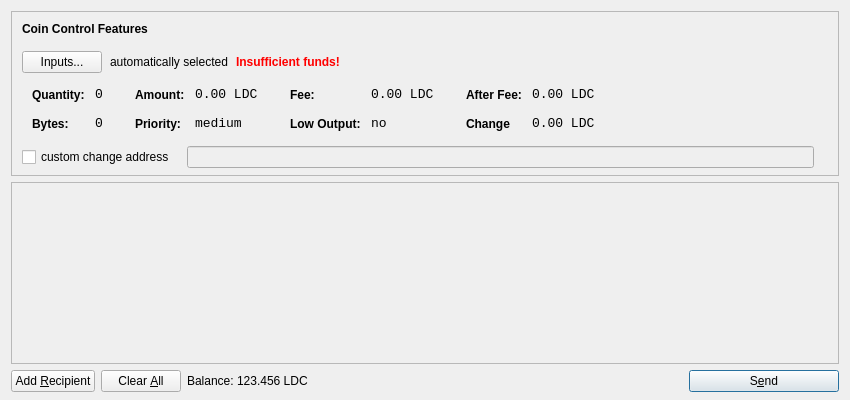
<?xml version="1.0" encoding="UTF-8"?>
<ui version="4.0">
 <class>SendCoinsDialog</class>
 <widget class="QDialog" name="SendCoinsDialog">
  <property name="geometry">
   <rect>
    <x>0</x>
    <y>0</y>
    <width>850</width>
    <height>400</height>
   </rect>
  </property>
  <property name="windowTitle">
   <string>Send Coins</string>
  </property>
  <layout class="QVBoxLayout" name="verticalLayout" stretch="0,1,0">
   <property name="bottomMargin">
    <number>8</number>
   </property>
   <item>
    <widget class="QFrame" name="frameCoinControl">
     <property name="sizePolicy">
      <sizepolicy hsizetype="Expanding" vsizetype="Expanding">
       <horstretch>0</horstretch>
       <verstretch>0</verstretch>
      </sizepolicy>
     </property>
     <property name="maximumSize">
      <size>
       <width>16777215</width>
       <height>16777215</height>
      </size>
     </property>
     <property name="frameShape">
      <enum>QFrame::StyledPanel</enum>
     </property>
     <property name="frameShadow">
      <enum>QFrame::Sunken</enum>
     </property>
     <layout class="QVBoxLayout" name="verticalLayoutCoinControl2">
      <property name="spacing">
       <number>-1</number>
      </property>
      <property name="leftMargin">
       <number>0</number>
      </property>
      <property name="topMargin">
       <number>0</number>
      </property>
      <property name="rightMargin">
       <number>0</number>
      </property>
      <property name="bottomMargin">
       <number>6</number>
      </property>
      <item>
       <layout class="QVBoxLayout" name="verticalLayoutCoinControl" stretch="0,0,0,0,1">
        <property name="spacing">
         <number>0</number>
        </property>
        <property name="leftMargin">
         <number>10</number>
        </property>
        <property name="topMargin">
         <number>10</number>
        </property>
        <item>
         <layout class="QHBoxLayout" name="horizontalLayoutCoinControl1">
          <property name="bottomMargin">
           <number>15</number>
          </property>
          <item>
           <widget class="QLabel" name="labelCoinControlFeatures">
            <property name="sizePolicy">
             <sizepolicy hsizetype="Preferred" vsizetype="Maximum">
              <horstretch>0</horstretch>
              <verstretch>0</verstretch>
             </sizepolicy>
            </property>
            <property name="font">
             <font>
              <weight>75</weight>
              <bold>true</bold>
             </font>
            </property>
            <property name="styleSheet">
             <string notr="true">font-weight:bold;</string>
            </property>
            <property name="text">
             <string>Coin Control Features</string>
            </property>
           </widget>
          </item>
         </layout>
        </item>
        <item>
         <layout class="QHBoxLayout" name="horizontalLayoutCoinControl2" stretch="0,0,0,0">
          <property name="spacing">
           <number>8</number>
          </property>
          <property name="bottomMargin">
           <number>10</number>
          </property>
          <item>
           <widget class="QPushButton" name="pushButtonCoinControl">
            <property name="styleSheet">
             <string notr="true"/>
            </property>
            <property name="text">
             <string>Inputs...</string>
            </property>
           </widget>
          </item>
          <item>
           <widget class="QLabel" name="labelCoinControlAutomaticallySelected">
            <property name="text">
             <string>automatically selected</string>
            </property>
            <property name="margin">
             <number>5</number>
            </property>
           </widget>
          </item>
          <item>
           <widget class="QLabel" name="labelCoinControlInsuffFunds">
            <property name="font">
             <font>
              <weight>75</weight>
              <bold>true</bold>
             </font>
            </property>
            <property name="styleSheet">
             <string notr="true">color:red;font-weight:bold;</string>
            </property>
            <property name="text">
             <string>Insufficient funds!</string>
            </property>
            <property name="margin">
             <number>5</number>
            </property>
           </widget>
          </item>
          <item>
           <spacer name="horizontalSpacerCoinControl">
            <property name="orientation">
             <enum>Qt::Horizontal</enum>
            </property>
            <property name="sizeHint" stdset="0">
             <size>
              <width>40</width>
              <height>1</height>
             </size>
            </property>
           </spacer>
          </item>
         </layout>
        </item>
        <item>
         <widget class="QWidget" name="widgetCoinControl" native="true">
          <property name="sizePolicy">
           <sizepolicy hsizetype="Preferred" vsizetype="Preferred">
            <horstretch>0</horstretch>
            <verstretch>0</verstretch>
           </sizepolicy>
          </property>
          <property name="minimumSize">
           <size>
            <width>0</width>
            <height>0</height>
           </size>
          </property>
          <property name="styleSheet">
           <string notr="true"/>
          </property>
          <layout class="QHBoxLayout" name="horizontalLayoutCoinControl5">
           <property name="margin">
            <number>0</number>
           </property>
           <item>
            <layout class="QHBoxLayout" name="horizontalLayoutCoinControl3" stretch="0,0,0,1">
             <property name="spacing">
              <number>20</number>
             </property>
             <property name="topMargin">
              <number>0</number>
             </property>
             <property name="bottomMargin">
              <number>10</number>
             </property>
             <item>
              <layout class="QFormLayout" name="formLayoutCoinControl1">
               <property name="horizontalSpacing">
                <number>10</number>
               </property>
               <property name="verticalSpacing">
                <number>14</number>
               </property>
               <property name="leftMargin">
                <number>10</number>
               </property>
               <property name="topMargin">
                <number>4</number>
               </property>
               <property name="rightMargin">
                <number>6</number>
               </property>
               <item row="0" column="0">
                <widget class="QLabel" name="labelCoinControlQuantityText">
                 <property name="styleSheet">
                  <string notr="true">font-weight:bold;</string>
                 </property>
                 <property name="text">
                  <string>Quantity:</string>
                 </property>
                 <property name="margin">
                  <number>0</number>
                 </property>
                </widget>
               </item>
               <item row="0" column="1">
                <widget class="QLabel" name="labelCoinControlQuantity">
                 <property name="font">
                  <font>
                   <family>Monospace</family>
                   <pointsize>10</pointsize>
                  </font>
                 </property>
                 <property name="cursor">
                  <cursorShape>IBeamCursor</cursorShape>
                 </property>
                 <property name="contextMenuPolicy">
                  <enum>Qt::ActionsContextMenu</enum>
                 </property>
                 <property name="text">
                  <string>0</string>
                 </property>
                 <property name="margin">
                  <number>0</number>
                 </property>
                 <property name="textInteractionFlags">
                  <set>Qt::LinksAccessibleByMouse|Qt::TextSelectableByKeyboard|Qt::TextSelectableByMouse</set>
                 </property>
                </widget>
               </item>
               <item row="1" column="0">
                <widget class="QLabel" name="labelCoinControlBytesText">
                 <property name="styleSheet">
                  <string notr="true">font-weight:bold;</string>
                 </property>
                 <property name="text">
                  <string>Bytes:</string>
                 </property>
                </widget>
               </item>
               <item row="1" column="1">
                <widget class="QLabel" name="labelCoinControlBytes">
                 <property name="font">
                  <font>
                   <family>Monospace</family>
                   <pointsize>10</pointsize>
                  </font>
                 </property>
                 <property name="cursor">
                  <cursorShape>IBeamCursor</cursorShape>
                 </property>
                 <property name="contextMenuPolicy">
                  <enum>Qt::ActionsContextMenu</enum>
                 </property>
                 <property name="text">
                  <string>0</string>
                 </property>
                 <property name="textInteractionFlags">
                  <set>Qt::LinksAccessibleByMouse|Qt::TextSelectableByKeyboard|Qt::TextSelectableByMouse</set>
                 </property>
                </widget>
               </item>
              </layout>
             </item>
             <item>
              <layout class="QFormLayout" name="formLayoutCoinControl2">
               <property name="horizontalSpacing">
                <number>10</number>
               </property>
               <property name="verticalSpacing">
                <number>14</number>
               </property>
               <property name="leftMargin">
                <number>6</number>
               </property>
               <property name="topMargin">
                <number>4</number>
               </property>
               <property name="rightMargin">
                <number>6</number>
               </property>
               <item row="0" column="0">
                <widget class="QLabel" name="labelCoinControlAmountText">
                 <property name="styleSheet">
                  <string notr="true">font-weight:bold;</string>
                 </property>
                 <property name="text">
                  <string>Amount:</string>
                 </property>
                 <property name="margin">
                  <number>0</number>
                 </property>
                </widget>
               </item>
               <item row="0" column="1">
                <widget class="QLabel" name="labelCoinControlAmount">
                 <property name="font">
                  <font>
                   <family>Monospace</family>
                   <pointsize>10</pointsize>
                  </font>
                 </property>
                 <property name="cursor">
                  <cursorShape>IBeamCursor</cursorShape>
                 </property>
                 <property name="contextMenuPolicy">
                  <enum>Qt::ActionsContextMenu</enum>
                 </property>
                 <property name="text">
                  <string notr="true">0.00 LDC</string>
                 </property>
                 <property name="textInteractionFlags">
                  <set>Qt::LinksAccessibleByMouse|Qt::TextSelectableByKeyboard|Qt::TextSelectableByMouse</set>
                 </property>
                </widget>
               </item>
               <item row="1" column="0">
                <widget class="QLabel" name="labelCoinControlPriorityText">
                 <property name="styleSheet">
                  <string notr="true">font-weight:bold;</string>
                 </property>
                 <property name="text">
                  <string>Priority:</string>
                 </property>
                </widget>
               </item>
               <item row="1" column="1">
                <widget class="QLabel" name="labelCoinControlPriority">
                 <property name="font">
                  <font>
                   <family>Monospace</family>
                   <pointsize>10</pointsize>
                  </font>
                 </property>
                 <property name="cursor">
                  <cursorShape>IBeamCursor</cursorShape>
                 </property>
                 <property name="contextMenuPolicy">
                  <enum>Qt::ActionsContextMenu</enum>
                 </property>
                 <property name="text">
                  <string>medium</string>
                 </property>
                 <property name="textInteractionFlags">
                  <set>Qt::LinksAccessibleByMouse|Qt::TextSelectableByKeyboard|Qt::TextSelectableByMouse</set>
                 </property>
                </widget>
               </item>
              </layout>
             </item>
             <item>
              <layout class="QFormLayout" name="formLayoutCoinControl3">
               <property name="horizontalSpacing">
                <number>10</number>
               </property>
               <property name="verticalSpacing">
                <number>14</number>
               </property>
               <property name="leftMargin">
                <number>6</number>
               </property>
               <property name="topMargin">
                <number>4</number>
               </property>
               <property name="rightMargin">
                <number>6</number>
               </property>
               <item row="0" column="0">
                <widget class="QLabel" name="labelCoinControlFeeText">
                 <property name="styleSheet">
                  <string notr="true">font-weight:bold;</string>
                 </property>
                 <property name="text">
                  <string>Fee:</string>
                 </property>
                 <property name="margin">
                  <number>0</number>
                 </property>
                </widget>
               </item>
               <item row="0" column="1">
                <widget class="QLabel" name="labelCoinControlFee">
                 <property name="font">
                  <font>
                   <family>Monospace</family>
                   <pointsize>10</pointsize>
                  </font>
                 </property>
                 <property name="cursor">
                  <cursorShape>IBeamCursor</cursorShape>
                 </property>
                 <property name="contextMenuPolicy">
                  <enum>Qt::ActionsContextMenu</enum>
                 </property>
                 <property name="text">
                  <string notr="true">0.00 LDC</string>
                 </property>
                 <property name="textInteractionFlags">
                  <set>Qt::LinksAccessibleByMouse|Qt::TextSelectableByKeyboard|Qt::TextSelectableByMouse</set>
                 </property>
                </widget>
               </item>
               <item row="1" column="0">
                <widget class="QLabel" name="labelCoinControlLowOutputText">
                 <property name="styleSheet">
                  <string notr="true">font-weight:bold;</string>
                 </property>
                 <property name="text">
                  <string>Low Output:</string>
                 </property>
                </widget>
               </item>
               <item row="1" column="1">
                <widget class="QLabel" name="labelCoinControlLowOutput">
                 <property name="font">
                  <font>
                   <family>Monospace</family>
                   <pointsize>10</pointsize>
                  </font>
                 </property>
                 <property name="cursor">
                  <cursorShape>IBeamCursor</cursorShape>
                 </property>
                 <property name="contextMenuPolicy">
                  <enum>Qt::ActionsContextMenu</enum>
                 </property>
                 <property name="text">
                  <string>no</string>
                 </property>
                 <property name="textInteractionFlags">
                  <set>Qt::LinksAccessibleByMouse|Qt::TextSelectableByKeyboard|Qt::TextSelectableByMouse</set>
                 </property>
                </widget>
               </item>
              </layout>
             </item>
             <item>
              <layout class="QFormLayout" name="formLayoutCoinControl4">
               <property name="horizontalSpacing">
                <number>10</number>
               </property>
               <property name="verticalSpacing">
                <number>14</number>
               </property>
               <property name="leftMargin">
                <number>6</number>
               </property>
               <property name="topMargin">
                <number>4</number>
               </property>
               <property name="rightMargin">
                <number>6</number>
               </property>
               <item row="0" column="0">
                <widget class="QLabel" name="labelCoinControlAfterFeeText">
                 <property name="styleSheet">
                  <string notr="true">font-weight:bold;</string>
                 </property>
                 <property name="text">
                  <string>After Fee:</string>
                 </property>
                 <property name="margin">
                  <number>0</number>
                 </property>
                </widget>
               </item>
               <item row="0" column="1">
                <widget class="QLabel" name="labelCoinControlAfterFee">
                 <property name="font">
                  <font>
                   <family>Monospace</family>
                   <pointsize>10</pointsize>
                  </font>
                 </property>
                 <property name="cursor">
                  <cursorShape>IBeamCursor</cursorShape>
                 </property>
                 <property name="contextMenuPolicy">
                  <enum>Qt::ActionsContextMenu</enum>
                 </property>
                 <property name="text">
                  <string notr="true">0.00 LDC</string>
                 </property>
                 <property name="textInteractionFlags">
                  <set>Qt::LinksAccessibleByMouse|Qt::TextSelectableByKeyboard|Qt::TextSelectableByMouse</set>
                 </property>
                </widget>
               </item>
               <item row="1" column="0">
                <widget class="QLabel" name="labelCoinControlChangeText">
                 <property name="styleSheet">
                  <string notr="true">font-weight:bold;</string>
                 </property>
                 <property name="text">
                  <string>Change</string>
                 </property>
                </widget>
               </item>
               <item row="1" column="1">
                <widget class="QLabel" name="labelCoinControlChange">
                 <property name="font">
                  <font>
                   <family>Monospace</family>
                   <pointsize>10</pointsize>
                  </font>
                 </property>
                 <property name="cursor">
                  <cursorShape>IBeamCursor</cursorShape>
                 </property>
                 <property name="contextMenuPolicy">
                  <enum>Qt::ActionsContextMenu</enum>
                 </property>
                 <property name="text">
                  <string notr="true">0.00 LDC</string>
                 </property>
                 <property name="textInteractionFlags">
                  <set>Qt::LinksAccessibleByMouse|Qt::TextSelectableByKeyboard|Qt::TextSelectableByMouse</set>
                 </property>
                </widget>
               </item>
              </layout>
             </item>
            </layout>
           </item>
          </layout>
         </widget>
        </item>
        <item>
         <layout class="QHBoxLayout" name="horizontalLayoutCoinControl4" stretch="0,0,0">
          <property name="spacing">
           <number>12</number>
          </property>
          <property name="sizeConstraint">
           <enum>QLayout::SetDefaultConstraint</enum>
          </property>
          <property name="topMargin">
           <number>5</number>
          </property>
          <property name="rightMargin">
           <number>5</number>
          </property>
          <item>
           <widget class="QCheckBox" name="checkBoxCoinControlChange">
            <property name="text">
             <string>custom change address</string>
            </property>
           </widget>
          </item>
          <item>
           <widget class="QLineEdit" name="lineEditCoinControlChange">
            <property name="enabled">
             <bool>false</bool>
            </property>
            <property name="sizePolicy">
             <sizepolicy hsizetype="Expanding" vsizetype="Fixed">
              <horstretch>0</horstretch>
              <verstretch>0</verstretch>
             </sizepolicy>
            </property>
           </widget>
          </item>
          <item>
           <widget class="QLabel" name="labelCoinControlChangeLabel">
            <property name="sizePolicy">
             <sizepolicy hsizetype="Preferred" vsizetype="Expanding">
              <horstretch>0</horstretch>
              <verstretch>0</verstretch>
             </sizepolicy>
            </property>
            <property name="minimumSize">
             <size>
              <width>0</width>
              <height>0</height>
             </size>
            </property>
            <property name="text">
             <string/>
            </property>
            <property name="margin">
             <number>3</number>
            </property>
           </widget>
          </item>
         </layout>
        </item>
        <item>
         <spacer name="verticalSpacerCoinControl">
          <property name="orientation">
           <enum>Qt::Vertical</enum>
          </property>
          <property name="sizeHint" stdset="0">
           <size>
            <width>800</width>
            <height>1</height>
           </size>
          </property>
         </spacer>
        </item>
       </layout>
      </item>
     </layout>
    </widget>
   </item>
   <item>
    <widget class="QScrollArea" name="scrollArea">
     <property name="widgetResizable">
      <bool>true</bool>
     </property>
     <widget class="QWidget" name="scrollAreaWidgetContents">
      <property name="geometry">
       <rect>
        <x>0</x>
        <y>0</y>
        <width>830</width>
        <height>165</height>
       </rect>
      </property>
      <layout class="QVBoxLayout" name="verticalLayout_2">
       <property name="margin">
        <number>0</number>
       </property>
       <item>
        <layout class="QVBoxLayout" name="entries">
         <property name="spacing">
          <number>6</number>
         </property>
        </layout>
       </item>
       <item>
        <spacer name="verticalSpacer">
         <property name="orientation">
          <enum>Qt::Vertical</enum>
         </property>
         <property name="sizeHint" stdset="0">
          <size>
           <width>20</width>
           <height>40</height>
          </size>
         </property>
        </spacer>
       </item>
      </layout>
     </widget>
    </widget>
   </item>
   <item>
    <layout class="QHBoxLayout" name="horizontalLayout">
     <item>
      <widget class="QPushButton" name="addButton">
       <property name="toolTip">
        <string>Send to multiple recipients at once</string>
       </property>
       <property name="text">
        <string>Add &amp;Recipient</string>
       </property>
       <property name="autoDefault">
        <bool>false</bool>
       </property>
      </widget>
     </item>
     <item>
      <widget class="QPushButton" name="clearButton">
       <property name="sizePolicy">
        <sizepolicy hsizetype="Minimum" vsizetype="Fixed">
         <horstretch>0</horstretch>
         <verstretch>0</verstretch>
        </sizepolicy>
       </property>
       <property name="toolTip">
        <string>Remove all transaction fields</string>
       </property>
       <property name="text">
        <string>Clear &amp;All</string>
       </property>
       <property name="autoRepeatDelay">
        <number>300</number>
       </property>
       <property name="autoDefault">
        <bool>false</bool>
       </property>
      </widget>
     </item>
     <item>
      <layout class="QHBoxLayout" name="horizontalLayout_2">
       <property name="spacing">
        <number>3</number>
       </property>
       <item>
        <widget class="QLabel" name="label">
         <property name="sizePolicy">
          <sizepolicy hsizetype="Preferred" vsizetype="Fixed">
           <horstretch>0</horstretch>
           <verstretch>0</verstretch>
          </sizepolicy>
         </property>
         <property name="text">
          <string>Balance:</string>
         </property>
        </widget>
       </item>
       <item>
        <widget class="QLabel" name="labelBalance">
         <property name="sizePolicy">
          <sizepolicy hsizetype="Preferred" vsizetype="Fixed">
           <horstretch>0</horstretch>
           <verstretch>0</verstretch>
          </sizepolicy>
         </property>
         <property name="cursor">
          <cursorShape>IBeamCursor</cursorShape>
         </property>
         <property name="text">
          <string notr="true">123.456 LDC</string>
         </property>
         <property name="textInteractionFlags">
          <set>Qt::LinksAccessibleByMouse|Qt::TextSelectableByKeyboard|Qt::TextSelectableByMouse</set>
         </property>
        </widget>
       </item>
      </layout>
     </item>
     <item>
      <spacer name="horizontalSpacer">
       <property name="orientation">
        <enum>Qt::Horizontal</enum>
       </property>
       <property name="sizeHint" stdset="0">
        <size>
         <width>40</width>
         <height>20</height>
        </size>
       </property>
      </spacer>
     </item>
     <item>
      <widget class="QPushButton" name="sendButton">
       <property name="minimumSize">
        <size>
         <width>150</width>
         <height>0</height>
        </size>
       </property>
       <property name="toolTip">
        <string>Confirm the send action</string>
       </property>
       <property name="text">
        <string>S&amp;end</string>
       </property>
       <property name="icon">
        <iconset resource="../bitcoin.qrc">
         <normaloff>:/icons/send</normaloff>:/icons/send</iconset>
       </property>
       <property name="default">
        <bool>true</bool>
       </property>
      </widget>
     </item>
    </layout>
   </item>
  </layout>
 </widget>
 <resources>
  <include location="../bitcoin.qrc"/>
 </resources>
 <connections/>
</ui>
